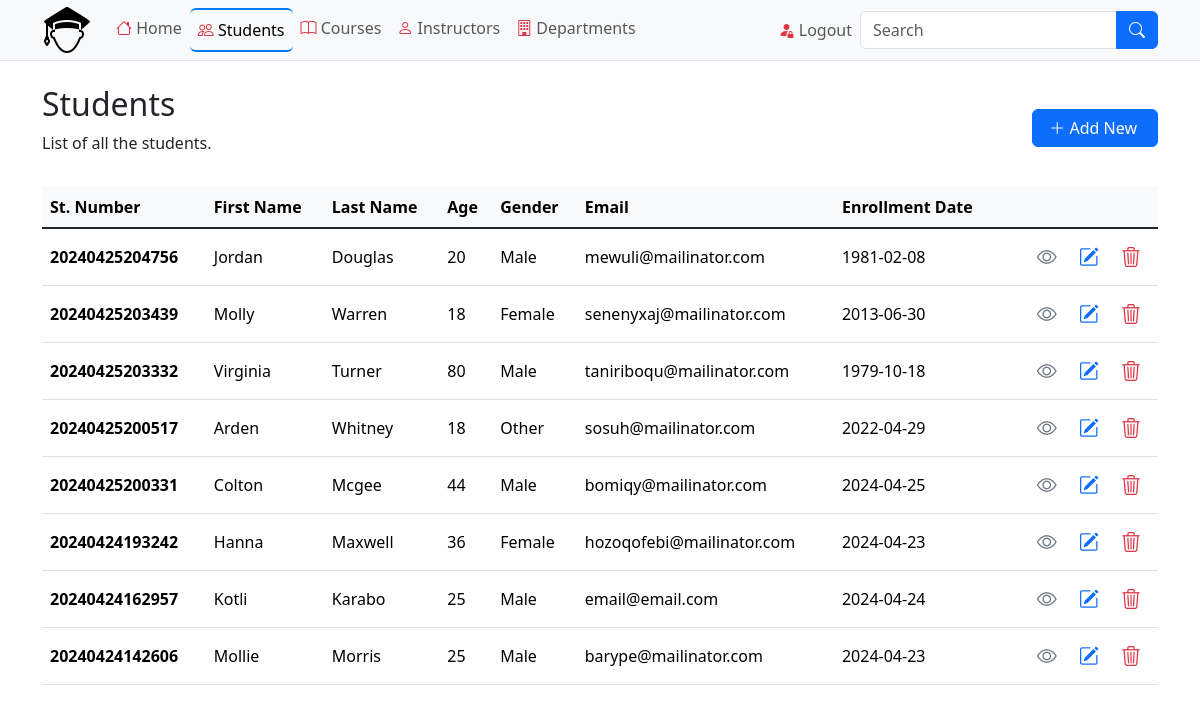
Page /students.php (signed in) on the committed database.
### tables this page shows
CREATE TABLE `students` (
  `student_number` bigint(20) NOT NULL,
  `first_name` varchar(256) DEFAULT NULL,
  `last_name` varchar(256) DEFAULT NULL,
  `age` tinyint(4) DEFAULT NULL,
  `gender` varchar(10) DEFAULT NULL,
  `email` varchar(100) DEFAULT NULL,
  `enrollment_date` date NOT NULL,
  `created_at` timestamp NOT NULL DEFAULT current_timestamp(),
  `updated_at` timestamp NOT NULL DEFAULT current_timestamp() ON UPDATE current_timestamp()
);

### classes/Db.php (called while the page is built, shortened)
<?php
class DB
{
    private $hostName = 'localhost';
    private $dbUser = 'root';
    private $dbPass = '';
    private $dbName = 'student_management_system';
    private $options = [];
    protected $conn;
    public function __construct()
    {
        if (!isset($this->conn)) {
            try {
                $this->conn = new PDO("mysql:host=" . $this->hostName . "; dbname=" . $this->dbName, $this->dbUser, $this->dbPass, $this->options);
            } catch (PDOException $e) {
                die($e->getMessage());
            }
        }
        return $this->conn;
    }
}

### classes/Student.php (called while the page is built, shortened)
<?php
include_once 'Db.php';
class Student extends DB
{
    public function getStudents()
    {
        try {
            $stmt = $this->conn->prepare(
                "SELECT s.student_number, s.first_name, s.last_name, s.age, s.gender, s.email, s.enrollment_date
                FROM Students s
                LEFT JOIN enrollments e
                ON s.student_number = e.student_number
                GROUP BY s.student_number
                ORDER BY s.student_number DESC"
            );
            $stmt->execute();
            return $stmt->fetchAll(PDO::FETCH_ASSOC);
        } catch (PDOException $e) {
            $this->output = $e->getMessage();
            return $this->output;
        }
    }
}

### students.php (the view, shortened to what this page needs)
<?php
include_once './classes/Student.php';
$students = new Student();
?>
<?php include './includes/header.php'; ?>
<div class="container">
    <div class="row">
        <div class="col-12">
            <div class="d-flex align-items-center justify-content-between mt-4 mb-3">
                <div>
                    <h2>Students</h2>
                    <p>
                        List of all the students.
                    </p>
                </div>
                <div>
                    <a href="add-student.php" class="btn btn-primary custom">
                        <i class="bi bi-plus-lg"></i> Add New
                    </a>
                </div>
            </div>
            <div>
                <table class="table table-hover">
                    <thead>
                        <tr class="table-light">
                            <th scope="col">St. Number</th>
                            <th scope="col">First Name</th>
                            <th scope="col">Last Name</th>
                            <th scope="col">Age</th>
                            <th scope="col">Gender</th>
                            <th scope="col">Email</th>
                            <th scope="col">Enrollment Date</th>
                            <th scope="col"></th>
                        </tr>
                    </thead>
                    <tbody class="table-group-divider">
                        <?php if (!empty($students->getStudents())) : ?>
                            <?php foreach ($students->getStudents() as $student) : ?>
                                <tr>
                                    <th class="align-middle" scope="row"><?= $student['student_number'] ?></th>
                                    <td class="align-middle"><?= $student['first_name'] ?></td>
                                    <td class="align-middle"><?= $student['last_name'] ?></td>
                                    <td class="align-middle"><?= $student['age'] ?></td>
                                    <td class="align-middle"><?= $student['gender'] ?></td>
                                    <td class="align-middle"><?= $student['email'] ?></td>
                                    <td class="align-middle text-nowrap"><?= $student['enrollment_date'] ?></td>
                                    <td class="text-end align-middle text-nowrap">
                                        <a href="view-student.php?studentId=<?= $student['student_number'] ?>" title="Student Marks" class="btn btn-transparent btn-sm text-secondary">
                                            <i class="bi bi-eye fs-5"></i>
                                        </a>
                                        <a href="update-student.php?studentId=<?= $student['student_number'] ?>" title="Edit Student" class="btn btn-transparent btn-sm text-primary">
                                            <i class="bi bi-pencil-square fs-5"></i>
                                        </a>
                                        <a href="delete-student.php?studentId=<?= $student['student_number'] ?>" title="Delete Student" class="btn btn-transparent btn-sm text-danger">
                                            <i class="bi bi-trash3 fs-5"></i>
                                        </a>
                                    </td>
                                </tr>
                            <?php endforeach; ?>
                        <?php else : ?>
                            <tr>
                                <td colspan="9" class="text-center">There are no students in the database.</td>
                            </tr>
                        <?php endif; ?>
                    </tbody>
                </table>
            </div>
        </div>
    </div>
</div>
<?php include './includes/footer.php'; ?>

### includes/header.php (shortened to what this page needs)
<?php
$page = basename(substr($_SERVER['PHP_SELF'], 0, strrpos($_SERVER['PHP_SELF'], '.')));
?>
<!DOCTYPE html>
<html>
<head>
    <link rel="stylesheet" href="./assets/css/bootstrap.min.css" type="text/css">
    <link rel="stylesheet" href="./assets/bootstrap-icons/bootstrap-icons.css" type="text/css">
    <link rel="stylesheet" href="./assets/css/styles.css" type="text/css">
</head>
<body>
    <nav class="navbar navbar-expand-lg bg-body-tertiary border-bottom sticky-top">
        <div class="container">
            <a class="navbar-brand" href="index.php">
                <img src="./assets/images/student-50.png" alt="Logo" />
            </a>
            <div class="collapse navbar-collapse" id="navbarSupportedContent">
                <ul class="navbar-nav me-auto mb-2 mb-lg-0">
                    <li class="nav-item">
                        <a class="nav-link<?= $page == 'index' ? ' active' : '' ?>" href="index.php">
                            <i class="bi bi-house text-danger"></i>
                            Home
                        </a>
                    </li>
                    <li class="nav-item">
                        <a class="nav-link<?= $page == 'students' ? ' active' : '' ?>" href="students.php">
                            <i class="bi bi-people text-danger"></i>
                            Students
                        </a>
                    </li>
                    <li class="nav-item">
                        <a class="nav-link<?= $page == 'courses' ? ' active' : '' ?>" href="courses.php">
                            <i class="bi bi-book text-danger"></i>
                            Courses
                        </a>
                    </li>
                    <li class="nav-item">
                        <a class="nav-link<?= $page == 'instructors' ? ' active' : '' ?>" href="instructors.php">
                            <i class="bi bi-person text-danger"></i>
                            Instructors
                        </a>
                    </li>
                    <li class="nav-item">
                        <a class="nav-link<?= $page == 'departments' ? ' active' : '' ?>" href="departments.php">
                            <i class="bi bi-building text-danger"></i>
                            Departments
                        </a>
                    </li>
                </ul>
                <ul class="navbar-nav ms-auto mb-2 mb-lg-0">
                    <li class="nav-item">
                        <a href="?action=logout" class="nav-link">
                            <i class="bi bi-person-fill-lock text-danger"></i>
                            Logout
                        </a>
                    </li>
                </ul>
                <form action="search.php" class="d-flex" role="search">
                    <div class="input-group">
                        <input class="form-control" type="search" name="query" value="<?= isset($_GET['query']) ? $_GET['query'] : '' ?>" placeholder="Search" aria-label="Search">
                        <button class="btn btn-primary" type="submit">
                            <i class="bi bi-search"></i>
                        </button>
                    </div>
                </form>
            </div>
        </div>
    </nav>

### includes/footer.php (shortened to what this page needs)
</body>
</html>

### assets/css/styles.css (style rules this page uses)
html, body { height: 100%; }
.btn.custom { padding-left: 1rem !important; padding-right: 1.25rem !important; }
.navbar { padding: 0; }
.nav-item .nav-link { transition: all .2s ease-in-out !important; }
.nav-item .nav-link.active { border-top: 2px solid #007bff !important; border-bottom: 2px solid #007bff !important; border-radius: 0.375rem !important; }

### rows in the picture
students: student_number "20240425204756", first_name "Jordan", last_name "Douglas", age "20", gender "Male", email "mewuli@mailinator.com", enrollment_date "1981-02-08"
students: student_number "20240425203439", first_name "Molly", last_name "Warren", age "18", gender "Female", email "senenyxaj@mailinator.com", enrollment_date "2013-06-30"
students: student_number "20240425203332", first_name "Virginia", last_name "Turner", age "80", gender "Male", email "taniriboqu@mailinator.com", enrollment_date "1979-10-18"
students: student_number "20240425200517", first_name "Arden", last_name "Whitney", age "18", gender "Other", email "sosuh@mailinator.com", enrollment_date "2022-04-29"
students: student_number "20240425200331", first_name "Colton", last_name "Mcgee", age "44", gender "Male", email "bomiqy@mailinator.com", enrollment_date "2024-04-25"
students: student_number "20240424193242", first_name "Hanna", last_name "Maxwell", age "36", gender "Female", email "hozoqofebi@mailinator.com", enrollment_date "2024-04-23"
students: student_number "20240424162957", first_name "Kotli", last_name "Karabo", age "25", gender "Male", email "email@email.com", enrollment_date "2024-04-24"
students: student_number "20240424142606", first_name "Mollie", last_name "Morris", age "25", gender "Male", email "barype@mailinator.com", enrollment_date "2024-04-23"
